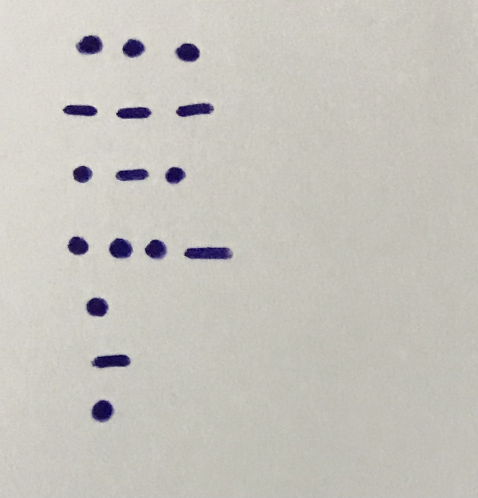
#> input picture input_images/written0.JPG, 956 x 995 px, found by its file name (shown at 1/2 size)
$ jupyter execute FinalReport.ipynb
#> lines starting #> are read from the running program, lines starting #| are printed output that depends on the picture; after the words box and inside, x2 and y2 are one past the last pixel; in counts of white or black regions, pixels touching at a corner belong together
# Final Report

- David Cairuz da Silva, 10830061, davidcairuz@usp.br
- Luiza Pereira Pinto Machado, 7564426, lmach@usp.br
- Maria Fernanda Lucio de Mello, 11320860, mariafernanda.mello@usp.br
- Marina Fontes Alcantara Machado, 10692040, marina.fmachado@usp.br

[cell 1]
import numpy as np
import cv2
import matplotlib.pyplot as plt

[cell 2]
def show_image(image, title, cmap='gray'):
    fig, ax = plt.subplots(figsize=(9, 9))
    ax.imshow(image, cmap='gray')
    ax.set_aspect('auto')
    plt.title(title)
    plt.show()

## Processing the Image

[cell 3]
original_image = cv2.imread('input_images/written0.jpg',)
#> original_image is the input picture: shape (995, 956, 3); mean B, G, R 188.7, 195.5, 198
original_image = cv2.resize(original_image, (420,590))
#> original_image: shape (590, 420, 3)

show_image(original_image, 'Original image', cmap=None)

The first step is to turn the image to gray scale to prepare it for further processing

[cell 4]
gray_image = cv2.cvtColor(original_image, cv2.COLOR_BGR2GRAY)
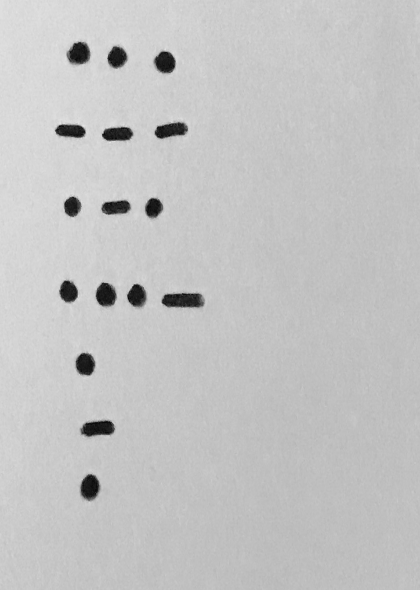
#> gray_image: shape (590, 420); min 8, max 228, mean 195.4
show_image(gray_image, 'Gray image')

Next up, the image is segmented using the adaptive thresholding technique, which considers different thresholds for different areas of the image. To decide how the threshold value is calculated, the gaussian-weighted sum of neighbourhood values is used as well as the function THRESH_BINARY_INV, which sets the max value to whatever is different from zero.

[cell 5]
seg_image = cv2.adaptiveThreshold(gray_image, 255, cv2.ADAPTIVE_THRESH_GAUSSIAN_C, cv2.THRESH_BINARY_INV, 45, 15)
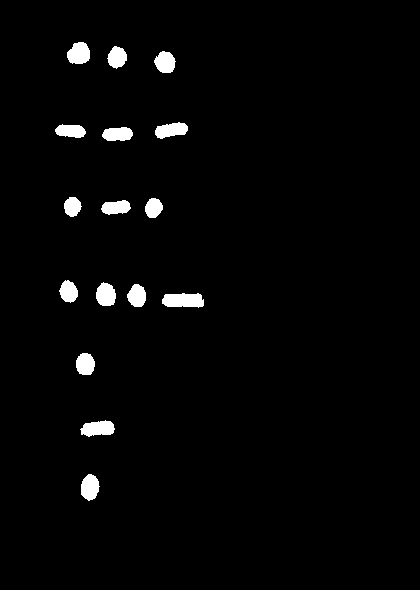
#> seg_image: shape (590, 420); 2.3% white; 16 white regions, largest, box (x1, y1, x2, y2) and area: (162, 293, 204, 308) 518, (80, 420, 115, 437) 422, (67, 42, 90, 64) 400
show_image(seg_image, 'Segmented image')

The second step aims to morphologically transform the image in order to make it easier to deal with it later on. The transformation used is the opening, which consists on an erosion followed by a dilation. The erosion transformation is responsible for removing any pixels with a different color form the background that is not within the limits of the foreground object. Afterwards, the dilation transformation takes part in the process, executing the opposite of what erosion just did. It turns any pixel element into '1' if at least one pixel under the kernel is '1'. This increases the area of the foregroung object. The reason why theses two transformations are used in the specific order is that erosion removes white noises while it also shrinks the object. Dilation, then, is used to increase the object size once again.

[cell 6]
kernel = np.ones((5,5),np.uint8)
open_image = cv2.morphologyEx(seg_image, cv2.MORPH_OPEN, kernel)
#> open_image: shape (590, 420); 2.3% white; 16 white regions, largest, box (x1, y1, x2, y2) and area: (162, 294, 204, 307) 511, (81, 421, 114, 436) 412, (67, 42, 90, 64) 399

show_image(open_image, 'Image after `opening`')

For the handwritten images it was necessary, in addition to the morphological operations already performed, to perform a dilation, since they are not as well delineated and filled out as the digital ones.

[cell 7]
kernel = np.ones((5,5),np.uint8)
dilated_image = cv2.dilate(open_image,kernel,iterations = 1)
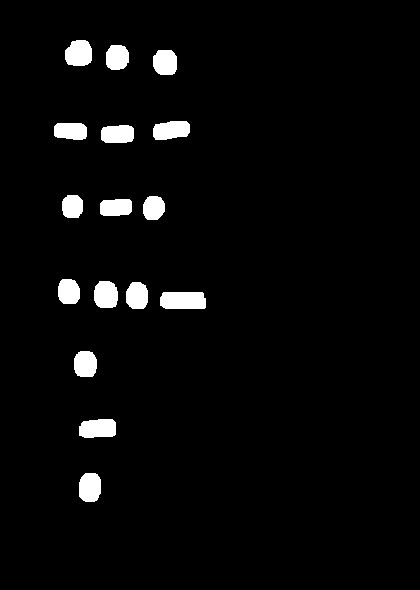
#> dilated_image: shape (590, 420); 3.5% white; 16 white regions

show_image(dilated_image, 'Image after dilation')

After this process comes the part of turning the shapes into rectangles. To do this, we find the contours of each of these shapes, look for the polygon that most closely matches the shape found, and trace it. After that, we draw the rectangle that bounds each countour, completing the transformation.

[cell 8]
contour = cv2.findContours(dilated_image.copy(),cv2.RETR_TREE,cv2.CHAIN_APPROX_SIMPLE)[0]
#> contour = 16 contours; largest, box (x1, y1, x2, y2) and area: (160, 292, 206, 309) 690, (79, 419, 116, 438) 572, (65, 40, 92, 66) 553, (153, 121, 190, 140) 539, (94, 281, 118, 308) 521
polygon_image = np.zeros((original_image.shape[0],original_image.shape[1],3),dtype='uint8')

[cell 9]
for cnt in contour:
    approx = cv2.approxPolyDP(cnt, 0.001, True) # approximates the shape of a contour to the shape of a polygon
    hull = cv2.convexHull(approx) # creates a convex polygon based on the approximation

    # draws the rectangle that bounds each contour as explained in https://www.pythonpool.com/cv2-boundingrect/
    x, y, w, h = cv2.boundingRect(hull)
    cv2.rectangle(polygon_image, (x,y), (x+w,y+h), (0,255,0), -1)
#> this loop made 16 passes
#> (x, y, w, h) on passes 1 to 12: (79, 473, 22, 29), (79, 419, 37, 19), (74, 351, 23, 26), (160, 292, 46, 17), (126, 282, 22, 27), (94, 281, 24, 27), (58, 279, 22, 25), (100, 199, 32, 17), (143, 196, 22, 24), (62, 195, 21, 23), (101, 125, 33, 18), (54, 123, 33, 17)

[cell 10]
polygon_image = polygon_image[:,:,1]
#> polygon_image: shape (590, 420); 4.3% white; 16 white regions, largest, box (x1, y1, x2, y2) and area: (160, 292, 207, 310) 846, (153, 121, 191, 141) 760, (79, 419, 117, 439) 760
image = cv2.resize(polygon_image,(420,590),interpolation=cv2.INTER_CUBIC)

show_image(image, 'Image after bounding rectangles')

## From Image to Morse

Following, the image as a whole is analyzed, pixel by pixel. The differentiation between the dot and the dash is made by measuring the width of a line of white pixels which, at this point of the development of the project, was chosen as the color of contrast. The background is currently set as black. This function is not working properly yet and we believe the last step of image processing might fix it.

[cell 11]
def image_to_morse(image, line_threshold=30):
#> called with line_threshold = 30
    x,y = image.shape
#> x = 590; y = 420

    morse = []
    result = []
    coordinates_list = []

    # Walking through image pixels (verticaly)
    for i in range(x):
        black_count, white_count = 0, 0
        morse_char = ''
        start_coord = (0,0)

        # Walking through image pixels (horizontaly)
        # If colored pixels are found, depending on how many there are,
        # text is added to the variable containing the morse code information
        for j in range(y):
            if image[i, j] == 0:
                if white_count >= line_threshold:
                    morse_char += '_'
                elif white_count < line_threshold and white_count >= 10:
                    morse_char += '.'

                black_count += 1
                white_count = 0

            # Updating starting point
            # If no colored pixels are found, the search moves forward
            elif image[i,j] > 0:
                if start_coord == (0,0):
                    start_coord = (i,j)

                black_count = 0
                white_count += 1

        # If any morse code information was found, the start coordinate is updated
        if morse_char != '':
            coordinates_list.append((start_coord[1], start_coord[0]))
            morse.append(morse_char)

            start_coord = (0,0)

        # Has some text
        elif len(morse):
            data = ''
            max_ = 0
            for i, item in enumerate(morse):
                if len(item) > max_:
                    max_ = len(item)
                    data = item
            morse = []
            result.append(data)
#> after the loop, data = '.'; max_ = 1; morse = []


    return result

[cell 12]
image_to_morse(image)
#> Out = ['...', '___', '._.', '..._', '.', '_', '.']
#> (printed output is left out)

[cell 13]
fig, ax = plt.subplots(figsize=(9, 9))
ax.imshow(original_image)
ax.set_aspect('auto')
plt.title('Original image')
plt.show()

Finally, after the set of dots and dashes have been recognized from the image and turned into text, a simple translation is made using a input dictionary from Morse code to the Latin alphabet.

[cell 14]
dict_morse_to_text = {'._':'A','_...':'B','_._.':'C','_..':'D','.':'E',
                      '.._.':'F','__.':'G','....':'H','..':'I','.___':'J',
                      '_._':'K','._..':'L','__':'M','_.':'N','___':'O',
                      '.__.':'P','__._':'Q','._.':'R','...':'S','_':'T',
                      '.._':'U','..._':'V','.__':'W','_.._':'X','_.__':'Y',
                      '__..1':'Z'}

def decode(morse):
    output = ''
    for code in morse:
        if len(code) < 5:
            output += dict_morse_to_text[code]
#> this loop made 7 passes

    return output

[cell 15]
morse = image_to_morse(image, 30)
print(f'Coded message: {morse}')
print(f'Decoded message: {decode(morse)}')
#| Decoded message: SORVETE

## Tests

[cell 16]
def morse_to_text(filename, dilate=True, display_image=False):
#> called with filename = 'input_images/written0.jpg', dilate = True, display_image = True
    original_image = cv2.imread(filename)
    original_image = cv2.resize(original_image, (420,590))

    gray_image = cv2.cvtColor(original_image, cv2.COLOR_BGR2GRAY)
    seg_image = cv2.adaptiveThreshold(gray_image, 255, cv2.ADAPTIVE_THRESH_GAUSSIAN_C, cv2.THRESH_BINARY_INV, 45, 15)

    kernel = np.ones((5,5),np.uint8)
    image = cv2.morphologyEx(seg_image, cv2.MORPH_OPEN, kernel)

    if dilate:
        image = cv2.dilate(image, kernel, iterations=1)

    contour = cv2.findContours(image.copy(),cv2.RETR_TREE,cv2.CHAIN_APPROX_SIMPLE)[0]
    polygon_image = np.zeros((original_image.shape[0],original_image.shape[1],3),dtype='uint8')

    for cnt in contour:
        approx = cv2.approxPolyDP(cnt, 0.001, True) # approximates the shape of a contour to the shape of a polygon
        hull = cv2.convexHull(approx) # creates a convex polygon based on the approximation

        # draws the rectangle that bounds each contour as explained in https://www.pythonpool.com/cv2-boundingrect/
        x, y, w, h = cv2.boundingRect(hull)
        cv2.rectangle(polygon_image, (x,y), (x+w,y+h), (0,255,0), -1)
#> this loop made 16 passes

    polygon_image = polygon_image[:,:,1]
    image = cv2.resize(polygon_image,(420,590),interpolation=cv2.INTER_CUBIC)

    if display_image:
        show_image(gray_image, 'Morse code image')

    morse = image_to_morse(image, 30)
    return decode(morse)
#> the loop in decode (call 2), `for code in morse:` made 7 passes

[cell 17]
morse_to_text('input_images/written0.jpg', display_image=True)

[cell 18]
morse_to_text('input_images/written1.jpg', display_image=True)
#> call 2 of morse_to_text, with filename = 'input_images/written1.jpg', dilate = True, display_image = True
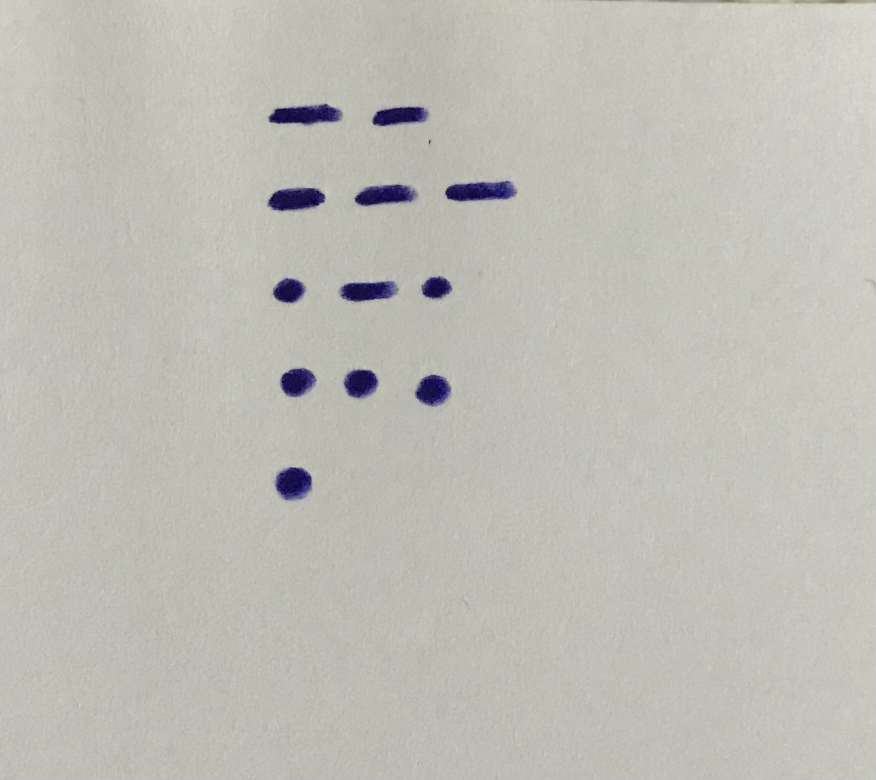
#> input picture input_images/written1.JPG, 1751 x 1559 px, found by its file name (shown at 1/2 size)
#> in morse_to_text, original_image is the input picture: shape (1559, 1751, 3); mean B, G, R 181.6, 189.6, 189.9
#> in morse_to_text (call 2), `original_image = cv2.resize(original_image, (420,590))`:
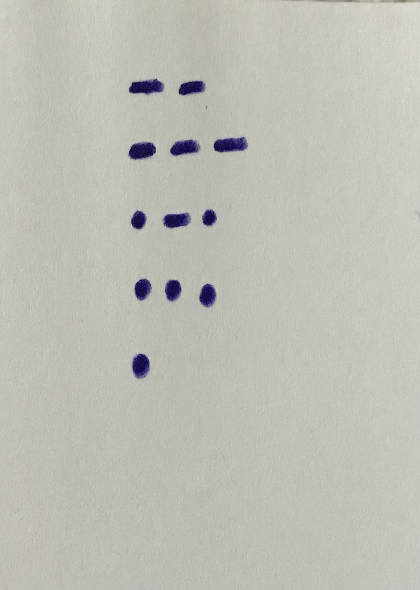
#> original_image: shape (590, 420, 3); mean B, G, R 181.4, 189.5, 189.8
#> in morse_to_text (call 2), `seg_image = cv2.adaptiveThreshold(gray_image, 255, cv2.ADAPTIVE_THRESH..`: seg_image: shape (590, 420); 1.5% white; 30 white regions (15 under 20 px), largest, box (x1, y1, x2, y2) and area: (213, 137, 248, 152) 396, (129, 79, 164, 94) 384, (129, 142, 156, 160) 363
#> in morse_to_text (call 2), `image = cv2.morphologyEx(seg_image, cv2.MORPH_OPEN, kernel)`: image: shape (590, 420); 1.4% white; 12 white regions, largest, box (x1, y1, x2, y2) and area: (214, 138, 247, 152) 378, (130, 80, 163, 93) 366, (129, 143, 156, 159) 357
#> in morse_to_text (call 2), `image = cv2.dilate(image, kernel, iterations=1)`: image: shape (590, 420); 2.3% white; 12 white regions, largest, box (x1, y1, x2, y2) and area: (212, 136, 249, 154) 582, (128, 78, 165, 95) 566, (127, 141, 158, 161) 546
#> the loop in morse_to_text (call 2), `for cnt in contour:` made 12 passes
#> in morse_to_text (call 2), `polygon_image = polygon_image[:,:,1]`: polygon_image: shape (590, 420); 2.9% white; 12 white regions, largest, box (x1, y1, x2, y2) and area: (212, 136, 250, 155) 722, (128, 78, 166, 96) 684, (127, 141, 159, 162) 672

[cell 19]
morse_to_text('input_images/digital0.jpg', dilate=False, display_image=True)
#> call 3 of morse_to_text, with filename = 'input_images/digital0.jpg', dilate = False, display_image = True
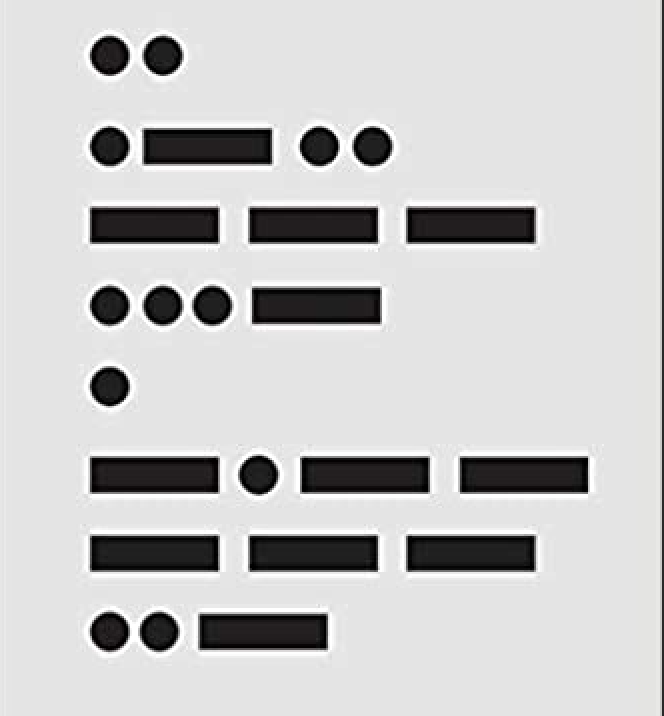
#> input picture input_images/digital0.jpg, 664 x 716 px
#> in morse_to_text, original_image is the input picture: shape (716, 664, 3); mean B, G, R 199, 199, 199.2
#> in morse_to_text (call 3), `original_image = cv2.resize(original_image, (420,590))`:
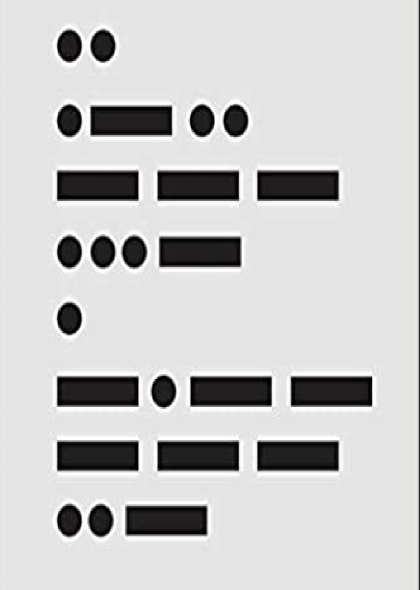
#> original_image: shape (590, 420, 3); mean B, G, R 199, 199, 199.3
#> in morse_to_text (call 3), `seg_image = cv2.adaptiveThreshold(gray_image, 255, cv2.ADAPTIVE_THRESH..`: seg_image: shape (590, 420); 12.1% white; 25 white regions, largest, box (x1, y1, x2, y2) and area: (257, 170, 339, 201) 1910, (159, 237, 241, 267) 1898, (57, 170, 139, 201) 1890
#> in morse_to_text (call 3), `image = cv2.morphologyEx(seg_image, cv2.MORPH_OPEN, kernel)`:
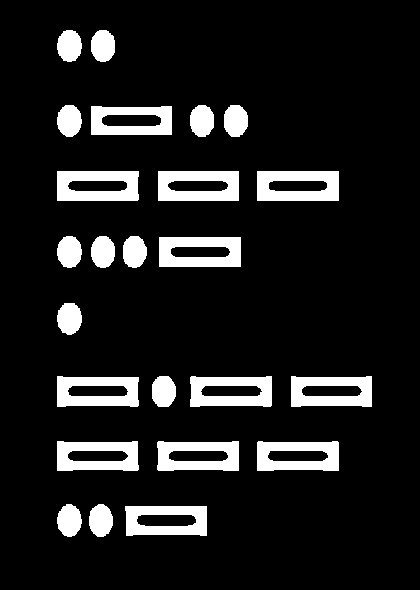
#> image: shape (590, 420); 11.8% white; 24 white regions, largest, box (x1, y1, x2, y2) and area: (257, 171, 339, 201) 1905, (159, 237, 241, 267) 1898, (57, 171, 139, 201) 1885
#> the loop in morse_to_text (call 3), `for cnt in contour:` made 36 passes
#> cnt on passes 19, 24, 26: [[159, 237], [159, 266], [240, 266], [240, 237]], [[257, 171], [257, 200], [338, 200], [338, 171]], [[158, 171], [158, 200], [238, 200], [238, 171]]
#> after the loop in morse_to_text (call 3), `for cnt in contour:`:
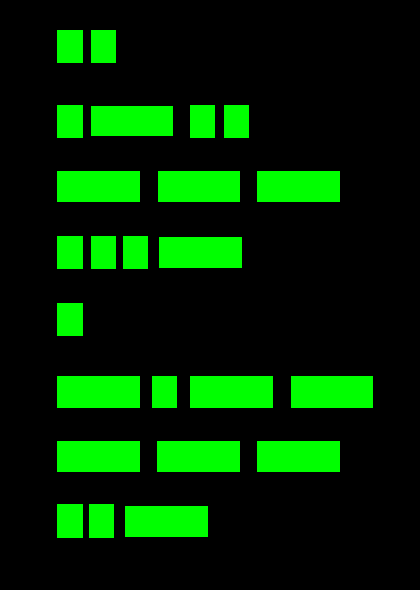
#> polygon_image: shape (590, 420, 3); mean of channels 0, 1, 2 0, 42.2, 0; drawn as B, G, R
#> in morse_to_text (call 3), `polygon_image = polygon_image[:,:,1]`:
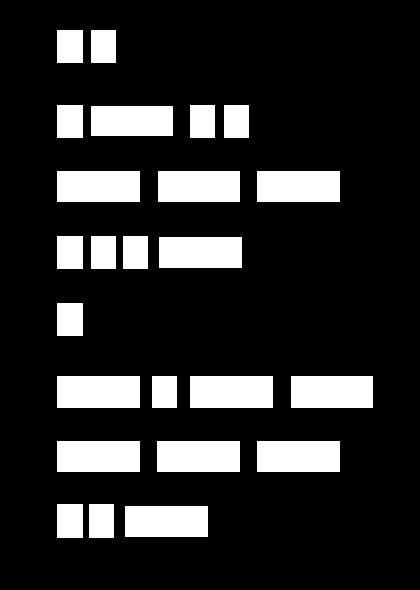
#> polygon_image: shape (590, 420); 16.6% white; 24 white regions, largest, box (x1, y1, x2, y2) and area: (57, 376, 140, 408) 2656, (190, 376, 273, 408) 2656, (291, 376, 373, 408) 2624
